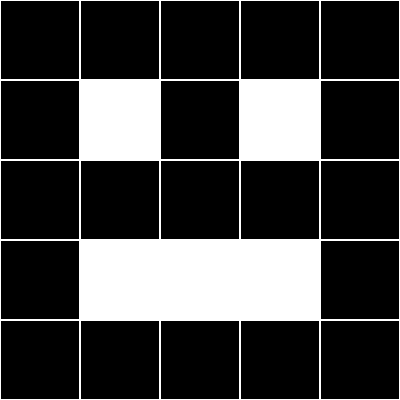
Frame 1 (no input)
Frame 60 (the mouse pressed at the canvas centre just before this capture): identical to frame 1, image omitted
Frame 120 (the mouse held since frame 60 and released just before this capture): identical to frame 1, image omitted

The Processing sketch that drew this single still picture (run headless with seeded random() and noise(); from frame 60 on, the mouse is pressed at the canvas centre):

// Processing sketch: processing_23990
// ── processing_23990.pde

int colonnes = 5;
int rangees = 5;

int[][] visage; // tableau 2D

void setup(){
  size(400,400);
  smooth();
  noStroke();
  
  visage = new int[colonnes][rangees]; // chaque cellule prend comme valeur 0
  
  // Changer la valeur de certaines cellules
  visage[1][1] = 255;
  visage[3][1] = 255;
  visage[1][3] = 255;
  visage[2][3] = 255;
  visage[3][3] = 255;
  
}

void draw(){
  background(255);
  
  float largeurColonne = width/colonnes;
  float hateurRangee = height/rangees;
  
  fill(0);
  for(int i=0 ; i < colonnes ; i++){  
    for(int j=0 ; j < rangees ; j++){  
      color couleur =  visage[i][j];
      fill(couleur);
      float x = i*largeurColonne;
      float y = j*hateurRangee;
      rect( x+1 , y+1 , largeurColonne-2 , hateurRangee-2 );
    }
  }
}
